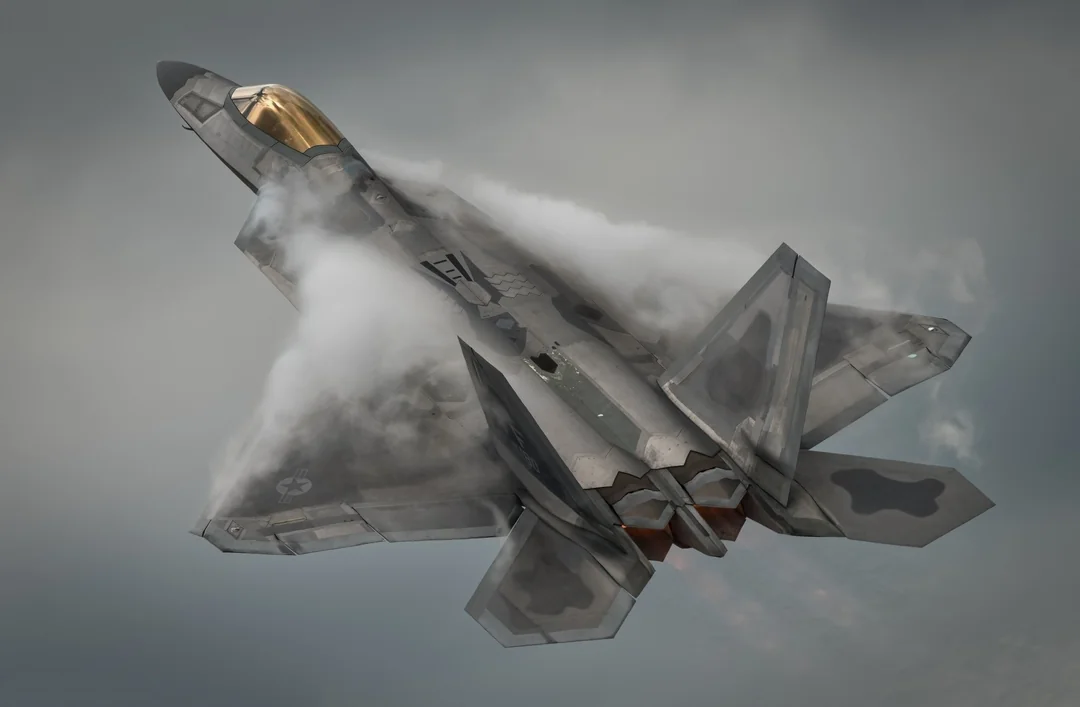
#> input picture Lab3/image.jpg, 1080 x 707 px
$ python gammaNormalization.py
#> lines starting #> are read from the running program, lines starting #| are printed output that depends on the picture
import cv2
import numpy as np

img = cv2.imread("image.jpg")
#> img is the input picture: shape (707, 1080, 3); mean B, G, R 117.4, 118.2, 115.5
gamma = 0.01 #0.2 for overexposed #3.5 for underexposed


corrected = np.power(img/255 , 1/gamma) * 255
corrected = corrected.astype(np.uint8)

cv2.imshow(f"Gamma {gamma}", corrected)
cv2.waitKey(0)
cv2.destroyAllWindows()


# import cv2
img = cv2.imread("image.jpg")
gamma = 50

changedImage = np.power(img/255,1/gamma) * 255
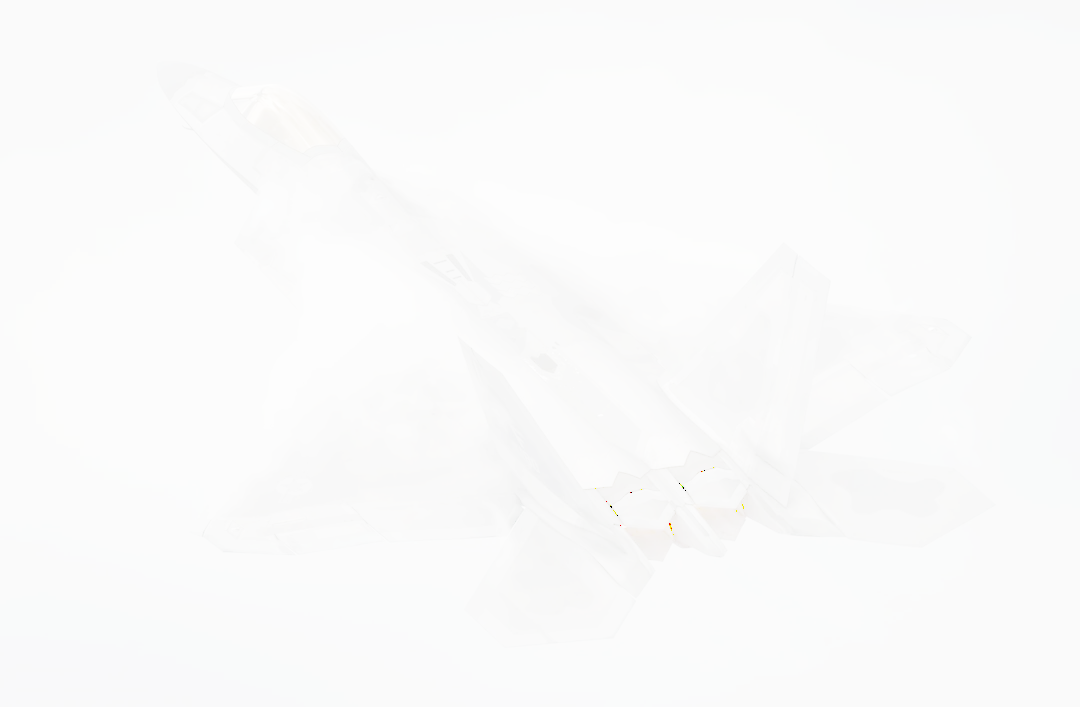
#> changedImage: shape (707, 1080, 3) float64; mean B, G, R 250.9, 250.9, 250.8
changedImage = changedImage.astype(np.uint8)

cv2.imshow("changedImage",changedImage)
cv2.waitKey(0)
cv2.destroyAllWindows()
